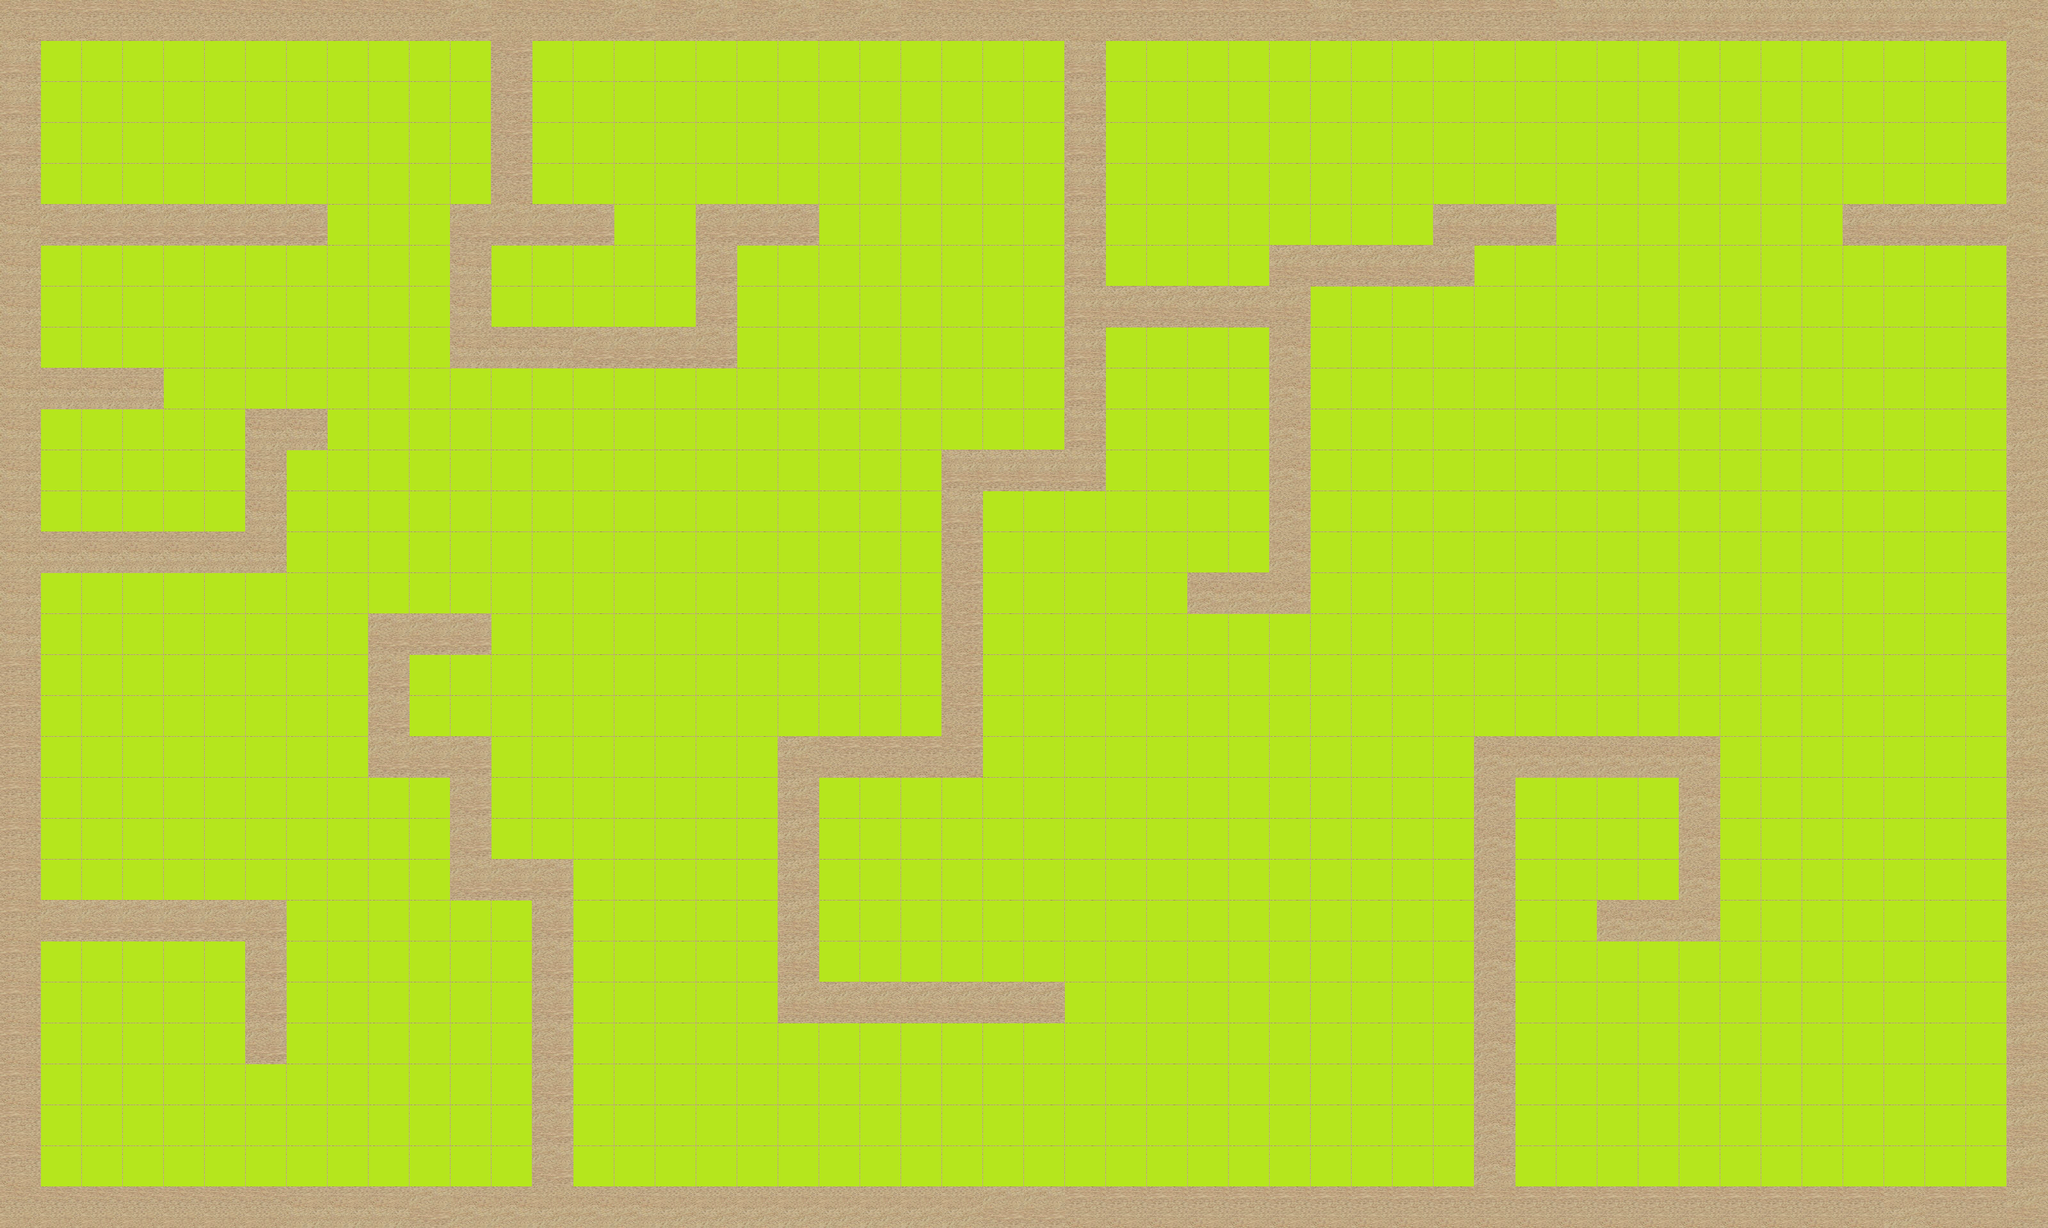

A level layout from a 2D game, rendered from its tile map. Below: a short description, then the map file with tile-grid data replaced by summaries:
An orthogonal 50x30 tile map with 64x64 px tiles, 1 tile layer (ForegroundPlatformLayer), 1 image layer.

<map version="1.0" orientation="orthogonal" width="50" height="30" tilewidth="64" tileheight="64">
 <tileset firstgid="1" name="SandstonePlatforms" tilewidth="64" tileheight="64">
  <image source="SandstonePlatforms.png" width="640" height="400" />
 </tileset>
 <imagelayer name="BackgroundImageLayer" width="50" height="30">
  <image source="Bluesky.png" />
  <properties>
   <property name="collidable" value="false" />
   <property name="imageheight" value="800" />
   <property name="imagewidth" value="1600" />
  </properties>
 </imagelayer>
 <layer name="ForegroundPlatformLayer" width="50" height="30">
  <properties>
   <property name="collidable" value="true" />
  </properties>
  <data>[1500 cells, 1500 non-empty, 16 distinct tile ids]</data>
 </layer>
</map>
